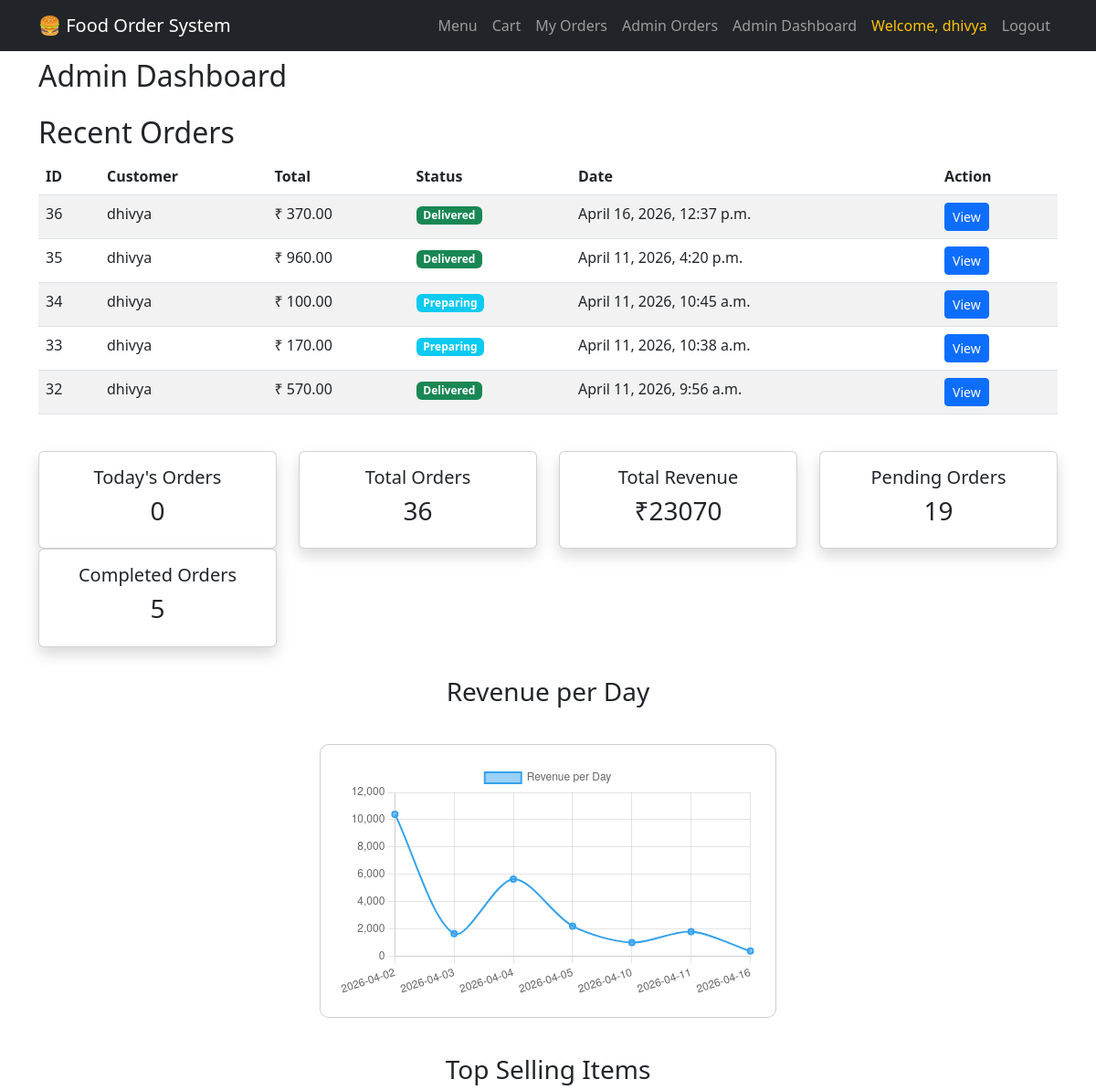
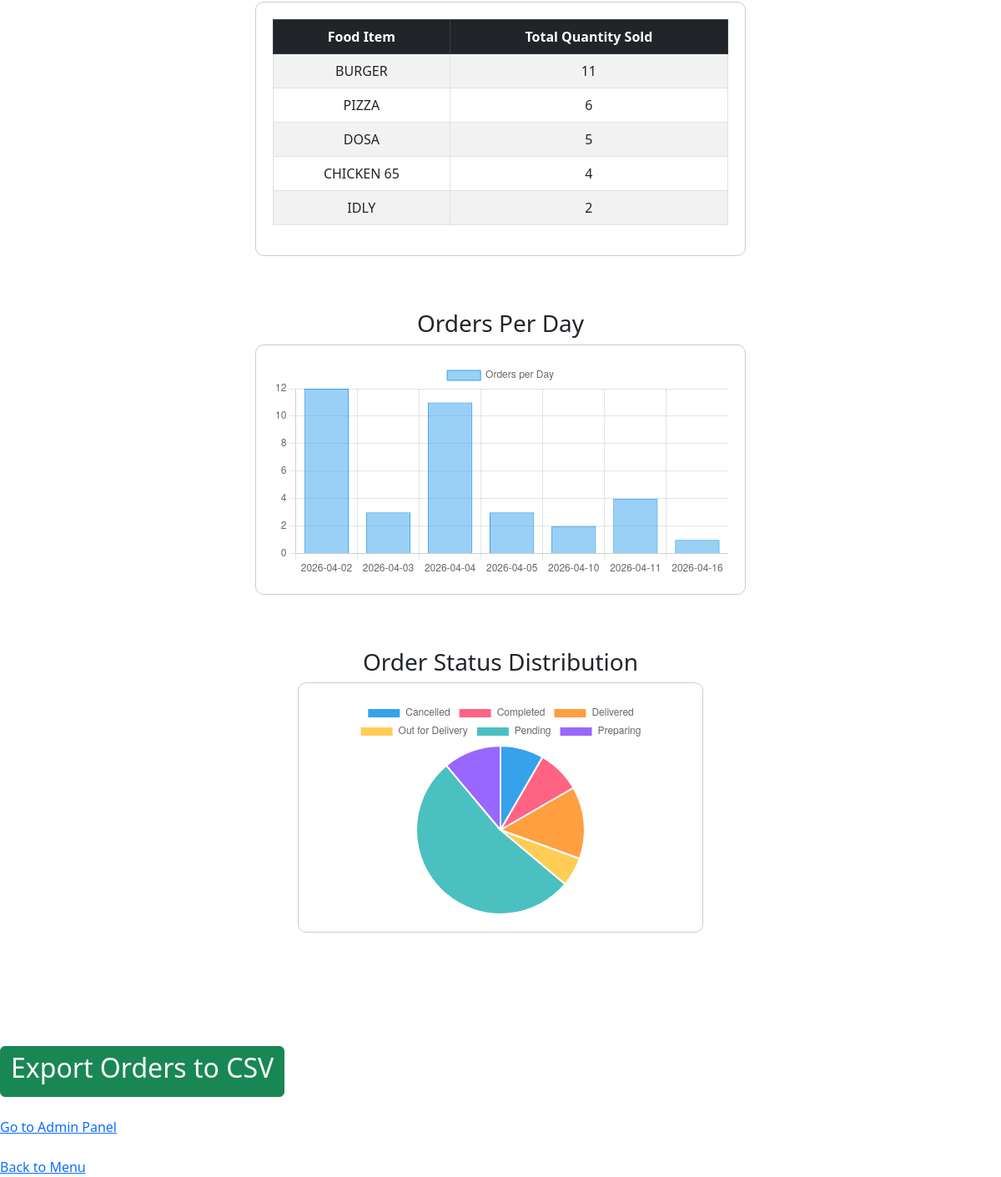
/admin-dashboard/ (signed in), run on the app's committed database (2 pictures, top to bottom).
### menu/models.py (models this page shows, shortened)
class Order(models.Model):
    STATUS_CHOICES = [
        ("Pending", "Pending"),
        ("Preparing", "Preparing"),
        ("Out for Delivery", "Out for Delivery"),
        ("Delivered", "Delivered"),
        ("Cancelled", "Cancelled"),
    ]
    user = models.ForeignKey(
        User,
        on_delete=models.CASCADE
    )
    total_price = models.DecimalField(
        max_digits=10,
        decimal_places=2
    )
    payment_method = models.CharField(
        max_length=50
    )
    status = models.CharField(
        max_length=20,
        choices=STATUS_CHOICES,
        default="Pending"
    )
    created_at = models.DateTimeField(
        auto_now_add=True
    )

class FoodItem(models.Model):
    name = models.CharField(
        max_length=100
    )
    description = models.TextField()
    price = models.DecimalField(
        max_digits=10,
        decimal_places=2
    )
    available = models.BooleanField(
        default=True
    )
    image = models.ImageField(upload_to="food_images/",blank=True,null=True)

### menu/views.py (the view)
# urls.py: path("admin-dashboard/",views.admin_dashboard,name="admin_dashboard"),
@staff_member_required
def admin_dashboard(request):
    recent_orders = Order.objects.order_by(
        "-created_at"
    )[:5]
    total_orders = Order.objects.count()
    total_revenue = Order.objects.aggregate(
        Sum("total_price")
    )["total_price__sum"] or 0
    pending_orders = Order.objects.filter(
        status="Pending"
    ).count()
    today = date.today()
    today_orders = Order.objects.filter(
        created_at__date=today
    ).count()
    completed_orders = Order.objects.filter(
    status="Delivered"
    ).count()
    top_items = (
        OrderItem.objects.values("food__name").annotate(
        total_sold=Sum("quantity")
        )
        .order_by("-total_sold")[:5]
    )
    orders_per_day = (
        Order.objects
        .annotate(order_date=TruncDate("created_at"))
        .values("order_date")
        .annotate(count=Count("id"))
        .order_by("order_date")
    )
    order_dates = []
    order_counts = []
    for item in orders_per_day:
        order_dates.append(
            item["order_date"].strftime("%Y-%m-%d")
        )
        order_counts.append(
            item["count"]
        )
    print("ORDER DATES:", order_dates)
    print("ORDER COUNTS:", order_counts)
    revenue_per_day = (
        Order.objects
        .annotate(revenue_date=TruncDate("created_at"))
        .values("revenue_date")
        .annotate(total_revenue=Sum("total_price"))
        .order_by("revenue_date")
    )
    revenue_dates = []
    revenue_totals = []
    for item in revenue_per_day:
        revenue_dates.append(
            item["revenue_date"].strftime("%Y-%m-%d")
        )
        revenue_totals.append(
            float(item["total_revenue"])
        )
    print("REVENUE DATES:", revenue_dates)
    print("REVENUE TOTALS:", revenue_totals)
    status_data = (
        Order.objects
        .values("status")
        .annotate(count=Count("id"))
    )
    status_labels = []
    status_counts = []
    for item in status_data:
        status_labels.append(item["status"])
        status_counts.append(item["count"])
    print("STATUS LABELS:", status_labels)
    print("STATUS COUNTS:", status_counts)
    context = {
    "recent_orders": recent_orders,
    "today_orders": today_orders,
    "total_orders": total_orders,
    "total_revenue": total_revenue,
    "pending_orders": pending_orders,
    "completed_orders": completed_orders,
    "top_items": top_items,
    "order_dates": json.dumps(order_dates),
    "order_counts": json.dumps(order_counts),
    "revenue_dates": json.dumps(revenue_dates),
    "revenue_totals": json.dumps(revenue_totals),
    "status_labels": json.dumps(status_labels),
    "status_counts": json.dumps(status_counts),
    }
    return render(
        request,
        "menu/admin_dashboard.html",
        context
    )

### menu/templates/menu/admin_dashboard.html (shortened to what this page needs)
<!DOCTYPE html>
<html>
<head>
    <link href="https://cdn.jsdelivr.net/npm/bootstrap@5.3.0/dist/css/bootstrap.min.css"
      rel="stylesheet">
</head>
<body>
{% include "menu/navbar.html" %}
<div class="container mt-2">
<h2 class="mb-4">
    Admin Dashboard
</h2>
<h2>Recent Orders</h2>
<table class="table table-striped">
<thead>
<tr>
    <th>ID</th>
    <th>Customer</th>
    <th>Total</th>
    <th>Status</th>
    <th>Date</th>
    <th>Action</th>
</tr>
</thead>
<tbody>
{% for order in recent_orders %}
<tr>
<td>
{{ order.id }}
</td>
<td>
{{ order.user.username }}
</td>
<td>
₹ {{ order.total_price }}
</td>
<td>
{% if order.status == "Pending" %}
<span class="badge bg-warning text-dark">
    Pending
</span>
{% elif order.status == "Preparing" %}
<span class="badge bg-info">
    Preparing
</span>
{% elif order.status == "Out for Delivery" %}
<span class="badge bg-primary">
    Out for Delivery
</span>
{% elif order.status == "Delivered" %}
<span class="badge bg-success">
    Delivered
</span>
{% elif order.status == "Cancelled" %}
<span class="badge bg-danger">
    Cancelled
</span>
{% endif %}
</td>
<td>
{{ order.created_at }}
</td>
<td>
<a href="{% url 'order_detail' order.id %}"
   class="btn btn-sm btn-primary">
   View
</a>
</td>
</tr>
{% empty %}
<tr>
<td colspan="6">
No orders found
</td>
</tr>
{% endfor %}
</tbody>
</table>
<br>
<div class="row">
    <div class="col-md-3">
        <div class="card text-center shadow">
            <div class="card-body">
                <h5>Today's Orders</h5>
                <h3>{{ today_orders }}</h3>
            </div>
        </div>
    </div>
    <div class="col-md-3">
        <div class="card text-center shadow">
            <div class="card-body">
                <h5>Total Orders</h5>
                <h3>{{ total_orders }}</h3>
            </div>
        </div>
    </div>
    <div class="col-md-3">
        <div class="card text-center shadow">
            <div class="card-body">
                <h5>Total Revenue</h5>
                <h3>₹{{ total_revenue }}</h3>
            </div>
        </div>
    </div>
    <div class="col-md-3">
        <div class="card text-center shadow">
            <div class="card-body">
                <h5>Pending Orders</h5>
                <h3>{{ pending_orders }}</h3>
            </div>
        </div>
    </div>
    <div class="col-md-3">
        <div class="card text-center shadow">
            <div class="card-body">
                <h5>Completed Orders</h5>
                <h3>{{ completed_orders }}</h3>
            </div>
        </div>
    </div>
</div>
</div>
<br>
<h3 class="text-center">Revenue per Day</h3>
<div style="
    width: 500px;
    height: 300px;
    margin: 40px auto;
    padding: 20px;
    border: 1px solid #ccc;
    border-radius: 10px;">
    <canvas id="revenueChart"></canvas>
</div>
<script>
const revenueDates = {{ revenue_dates|safe }};
const revenueTotals = {{ revenue_totals|safe }};
console.log("Revenue Dates:", revenueDates);
console.log("Revenue Totals:", revenueTotals);
const ctx = document
    .getElementById("revenueChart")
    .getContext("2d");
new Chart(ctx, {
    type: "line",
    data: {
        labels: revenueDates,
        datasets: [{
            label: "Revenue per Day",
            data: revenueTotals,
            borderWidth: 2,
            tension: 0.3
        }]
    },
    options: {
        responsive: true,
        maintainAspectRatio: false
    }
});
</script>
<h3 class="text-center">Top Selling Items</h3>
<div class="row justify-content-center">
    <div class="col-md-6">
        <div style="
            padding: 20px;
            border: 1px solid #ccc;
            border-radius: 10px;
            margin-bottom: 40px;">
            <table class="table table-bordered table-striped text-center">
                <thead class="table-dark">
                    <tr>
                        <th>Food Item</th>
                        <th>Total Quantity Sold</th>
                    </tr>
                </thead>
                <tbody>
                {% for item in top_items %}
                    <tr>
                        <td>{{ item.food__name }}</td>
                        <td>{{ item.total_sold }}</td>
                    </tr>
                {% empty %}
                    <tr>
                        <td colspan="2">
                            No sales data available
                        </td>
                    </tr>
                {% endfor %}
                </tbody>
            </table>
        </div>
    </div>
</div>
<br>
<h3 class="text-center">Orders Per Day</h3>
<div class="row justify-content-center">
    <div class="col-md-6">
        <div style="
            height: 300px;
            padding: 20px;
            border: 1px solid #ccc;
            border-radius: 10px;
            margin-bottom: 40px;">
            <canvas id="ordersChart"></canvas>
        </div>
    </div>
</div>
<script>
const orderDates = {{ order_dates|safe }};
const orderCounts = {{ order_counts|safe }};
console.log("Order Dates:", orderDates);
console.log("Order Counts:", orderCounts);
const ctx1 = document
    .getElementById("ordersChart")
    .getContext("2d");
new Chart(ctx1, {
    type: "bar",
    data: {
        labels: orderDates,
        datasets: [{
            label: "Orders per Day",
            data: orderCounts,
            borderWidth: 1
        }]
    },
    options: {
        responsive: true,
        maintainAspectRatio: false
    }
});
</script>
<br>
<h3 class="text-center">Order Status Distribution</h3>
<div class="row justify-content-center">
    <div class="col-md-5">
        <div style="
            height: 300px;
            padding: 20px;
            border: 1px solid #ccc;
            border-radius: 10px;
            margin-bottom: 40px;">
            <canvas id="statusChart"></canvas>
        </div>
    </div>
</div>
<script>
const statusLabels = {{ status_labels|safe }};
const statusCounts = {{ status_counts|safe }};
const ctx2 = document
    .getElementById("statusChart")
    .getContext("2d");
new Chart(ctx2, {
    type: "pie",
    data: {
        labels: statusLabels,
        datasets: [{
            data: statusCounts
        }]
    },
    options: {
        responsive: true,
        maintainAspectRatio: false
    }
});
</script>
<br>
<br>
<br>
<br>
<a href="{% url 'export_orders_csv' %}" class="btn btn-success" >
    <h2 class="text-center">Export Orders to CSV</h2>
</a>
<br>
<br>
<a href="/admin/">
    Go to Admin Panel
</a>
<br><br>
<a href="/menu/">
    Back to Menu
</a>
</body>
</html>

### menu/templates/menu/navbar.html (shortened to what this page needs)
<nav class="navbar navbar-expand-lg navbar-dark bg-dark">
<div class="container">
    <a class="navbar-brand"
       href="{% url 'menu' %}">
        🍔 Food Order System
    </a>
    <div class="collapse navbar-collapse"
         id="navbarNav">
        <ul class="navbar-nav ms-auto">
            <li class="nav-item">
                <a class="nav-link"
                   href="{% url 'menu' %}">
                    Menu
                </a>
            </li>
            <li class="nav-item">
                <a class="nav-link"
                   href="{% url 'cart' %}">
                    Cart
                </a>
            </li>
            <li class="nav-item">
                <a class="nav-link"
                   href="{% url 'order_history' %}">
                    My Orders
                </a>
            </li>
            {% if user.is_staff %}
            <li class="nav-item">
                <a class="nav-link"
                   href="{% url 'admin_orders' %}">
                    Admin Orders
                </a>
            </li>
            {% endif %}
            {% if user.is_staff %}
            <li class="nav-item">
                <a class="nav-link"
                   href="{% url 'admin_dashboard' %}">
                    Admin Dashboard
                </a>
            </li>
            {% endif %}
            {% if user.is_authenticated %}
            <li class="nav-item">
                <a class="nav-link text-warning">
                    Welcome, {{ user.username }}
                </a>
            </li>
            <li class="nav-item">
                <a class="nav-link"
                   href="{% url 'logout' %}">
                    Logout
                </a>
            </li>
            {% endif %}
        </ul>
    </div>
</div>
</nav>

### data on the page
Order: id "36", user.username "dhivya", total_price "370.00", status "Delivered", created_at "April 16, 2026, 12:37 p.m."
Order: id "35", user.username "dhivya", total_price "960.00", status "Delivered", created_at "April 11, 2026, 4:20 p.m."
Order: id "34", user.username "dhivya", total_price "100.00", status "Preparing", created_at "April 11, 2026, 10:45 a.m."
Order: id "33", user.username "dhivya", total_price "170.00", status "Preparing", created_at "April 11, 2026, 10:38 a.m."
Order: id "32", user.username "dhivya", total_price "570.00", status "Delivered", created_at "April 11, 2026, 9:56 a.m."
FoodItem: food__name "BURGER", total_sold "11"
FoodItem: food__name "PIZZA", total_sold "6"
FoodItem: food__name "DOSA", total_sold "5"
FoodItem: food__name "CHICKEN 65", total_sold "4"
FoodItem: food__name "IDLY", total_sold "2"

### other printed values
{{ user.username }} "dhivya"
{{ today_orders }} "0"
{{ total_orders }} "36"
{{ total_revenue }} "23070"
{{ pending_orders }} "19"
{{ completed_orders }} "5"
chart data {{ revenue_dates|safe }} ["2026-04-02", "2026-04-03", "2026-04-04", "2026-04-05", "2026-04-10", "2026-04-11", "2026-04-16"]
chart data {{ revenue_totals|safe }} [10400.0, 1650.0, 5650.0, 2200.0, 1000.0, 1800.0, 370.0]
chart data {{ order_dates|safe }} ["2026-04-02", "2026-04-03", "2026-04-04", "2026-04-05", "2026-04-10", "2026-04-11", "2026-04-16"]
chart data {{ order_counts|safe }} [12, 3, 11, 3, 2, 4, 1]
